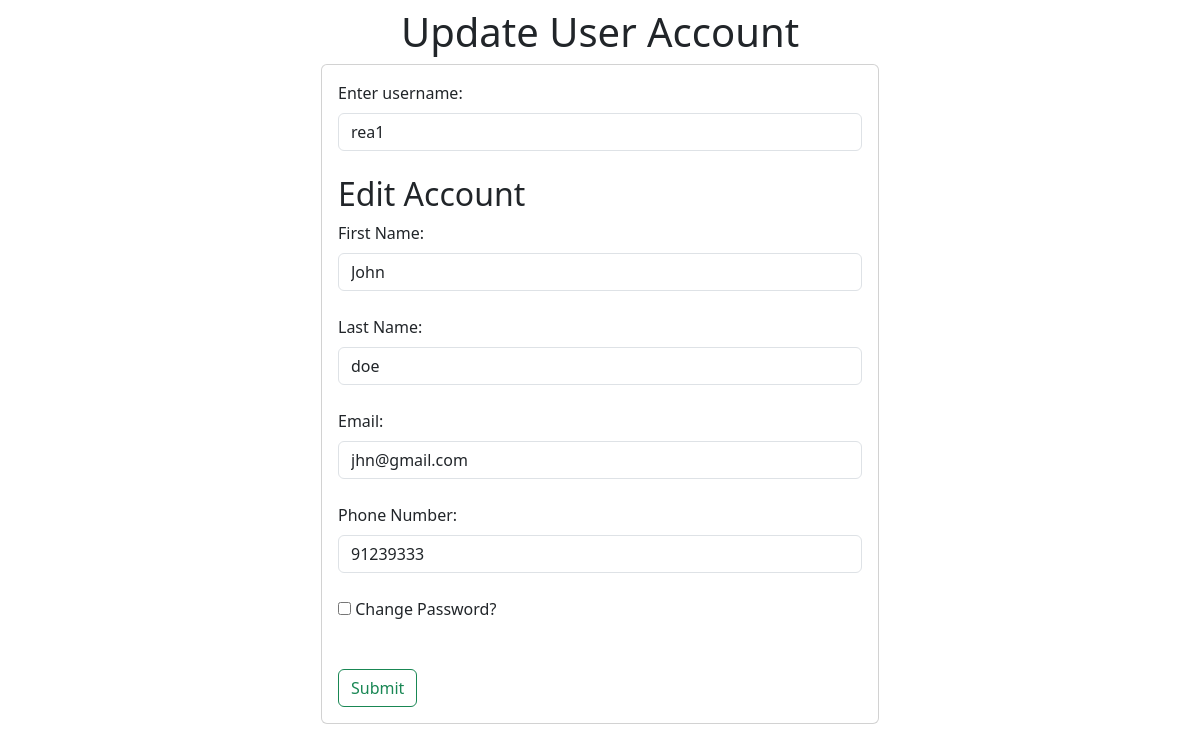
The page /edit/rea1 on the database its author committed.
### app/entity/models.py (models this page shows, shortened)
class User(Base):
    __tablename__ = "users_info"
    user_id = Column(Integer, primary_key=True, autoincrement=True, unique=True)
    profile_id = Column(Integer, ForeignKey('user_profile.profile_id'))
    fname = Column(String(255), nullable=False)
    lname = Column(String(255), nullable=False)
    email = Column(String(255), nullable=False, unique=True)
    phonenum = Column(String(8), nullable=False)
    username = Column(String(255), nullable=False, unique=True)
    password_hash = Column(String(255), nullable=False)
    suspend_status = Column(Boolean, nullable=False)
    userprofile = relationship("UserProfile", back_populates="user")
    @classmethod
    def get_account_by_username(cls, username):
        user = session.query(cls).filter(cls.username==username).first()
        return user

### app/boundary/systemAdminBoundary.py (the view)
    @adminBP.route('/edit/<string:username>', methods=['GET'])
    def edit_user(username):
        update_user = UpdateAccountController()
        user = update_user.getExistingAccount(username)
        if user:
            return render_template('systemAdmin/update-account.html', user=user, message="")
        else:
            return "User not found", 404

### app/control/adminController.py (called while the page is built)
    def getExistingAccount(self, username):
        user = User.get_account_by_username(username)
        return user

### app/templates/systemAdmin/update-account.html (shortened to what this page needs)
{% extends "base.html" %}
{% block content %}
<div class="container my-2">
    <div class="row-12 d-flex align-items-center h-100 justify-content-center flex-column">
        <h1>Update User Account</h1>
        <div class="col-xl-6 col-lg-6 col-md-6 col-sm-12">
            <div class="card">
                <div class="card-body">
                    <form method="post" action="/updateAccount" class='needs-validation' id="updateaccount" novalidate >
                        <div>
                            <label for="username" class="form-label">Enter username:</label>
                            <input type="text" class="form-control" id="username" name="username" size="50" value="{{user.username}}" required>
                        </div>
                        <br>
                        <h2> Edit Account </h2>
                        <div>
                            <label for="fname" class="form-label">First Name:</label>
                            <input type="text" class="form-control" id="fname" name="fname" size="50" value={{user.fname}}>
                        </div>
                        <br>
                        <div>
                            <label for="lname" class="form-label">Last Name:</label>
                            <input type="text"  class="form-control" id="lname" name="lname" size="50" value={{user.lname}}>
                        </div>
                        <br>
                        <div>
                            <label for="email" class="form-label">Email:</label>
                            <input type="email" class="form-control" id="email" name="email" value={{user.email}}>
                        </div>
                        <br>
                        <div>
                            <label for="phonenum" class="form-label">Phone Number:</label>
                            <input type="tel" class="form-control" id="phonenum" name="phonenum" value={{user.phonenum}}>
                        </div>
                        <br>
                        <div>
                            <label>
                                <input type="checkbox" id="toggleCheckbox"> Change Password?
                            </label>
                        </div>
                        <br>
                        <br>
                        <div>
                            <button type="submit" class="btn btn-outline-success">Submit</button>
                        </div>
                    </form>
                </div>
            </div>
        </div>
    </div>
</div>
{% endblock %}

### rows shown on the page
User: username "rea1", fname "John", lname "doe", email "jhn@gmail.com", phonenum "91239333"
